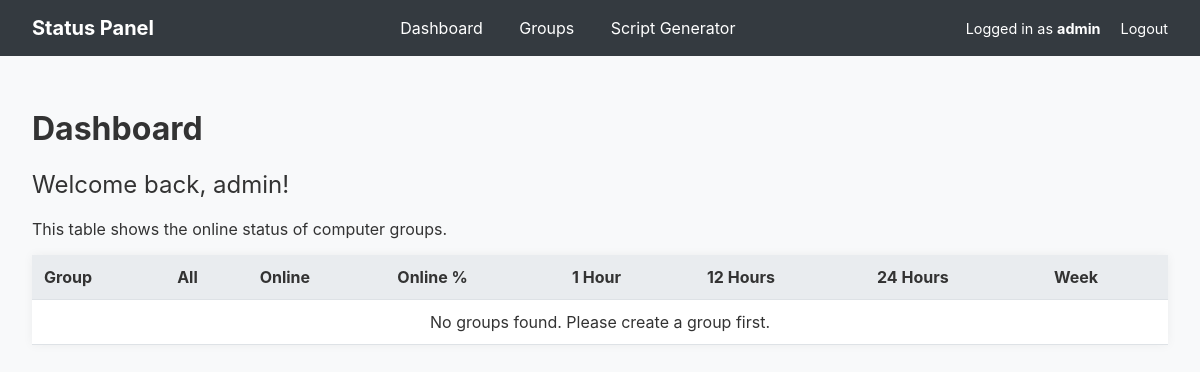
/index.php (signed in), run on an earlier commit of the app's database.
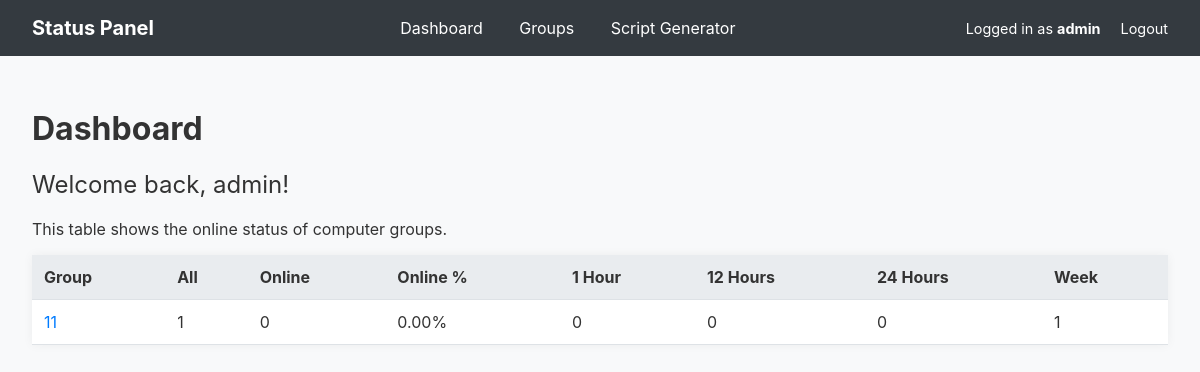
And on a later commit of the database.
### tables this page shows
CREATE TABLE groups (
        id INTEGER PRIMARY KEY AUTOINCREMENT,
        name TEXT NOT NULL UNIQUE
    );

### public/index.php (the view, shortened to what this page needs)
<?php
require_once __DIR__ . '/../app/db.php';
$statistics = [];
try {
    $sql = "
        SELECT
            g.id AS group_id,
            g.name AS group_name,
            COUNT(DISTINCT c.id) AS all_computers,
            COUNT(DISTINCT CASE WHEN ch.checkin_time >= DATETIME('now', '-2 minutes') THEN c.id END) AS online_now,
            COUNT(DISTINCT CASE WHEN ch.checkin_time >= DATETIME('now', '-1 hour') THEN c.id END) AS online_1_hour,
            COUNT(DISTINCT CASE WHEN ch.checkin_time >= DATETIME('now', '-12 hours') THEN c.id END) AS online_12_hours,
            COUNT(DISTINCT CASE WHEN ch.checkin_time >= DATETIME('now', '-24 hours') THEN c.id END) AS online_24_hours,
            COUNT(DISTINCT CASE WHEN ch.checkin_time >= DATETIME('now', '-7 days') THEN c.id END) AS online_7_days
        FROM
            groups g
        LEFT JOIN
            computers c ON g.id = c.group_id
        LEFT JOIN
            checkins ch ON c.id = ch.computer_id
        GROUP BY
            g.id, g.name
        ORDER BY
            g.name;
    ";
    $stmt = $pdo->query($sql);
    $statistics = $stmt->fetchAll(PDO::FETCH_ASSOC);
} catch (PDOException $e) {
    die("Error fetching statistics: " . $e->getMessage());
}
require_once __DIR__ . '/../app/partials/header.php';
?>
<h1>Dashboard</h1>
<h2 style="font-weight: normal;">Welcome back, <?php echo htmlspecialchars($_SESSION['username']); ?>!</h2>
<p>This table shows the online status of computer groups.</p>
<table>
    <thead>
        <tr>
            <th>Group</th>
            <th>All</th>
            <th>Online</th>
            <th>Online %</th>
            <th>1 Hour</th>
            <th>12 Hours</th>
            <th>24 Hours</th>
            <th>Week</th>
        </tr>
    </thead>
    <tbody>
        <?php if (empty($statistics)): ?>
            <tr>
                <td colspan="8" style="text-align: center;">No groups found. Please create a group first.</td>
            </tr>
        <?php else: ?>
            <?php foreach ($statistics as $group): ?>
                <tr>
                    <td>
                        <a href="view_group.php?id=<?php echo htmlspecialchars($group['group_id']); ?>">
                            <?php echo htmlspecialchars($group['group_name']); ?>
                        </a>
                    </td>
                    <td><?php echo htmlspecialchars($group['all_computers']); ?></td>
                    <td><?php echo htmlspecialchars($group['online_now']); ?></td>
                    <td>
                        <?php
                        if ($group['all_computers'] > 0) {
                            $online_percentage = ($group['online_now'] / $group['all_computers']) * 100;
                            echo number_format($online_percentage, 2) . '%';
                        } else {
                            echo '0.00%';
                        }
                        ?>
                    </td>
                    <td><?php echo htmlspecialchars($group['online_1_hour']); ?></td>
                    <td><?php echo htmlspecialchars($group['online_12_hours']); ?></td>
                    <td><?php echo htmlspecialchars($group['online_24_hours']); ?></td>
                    <td><?php echo htmlspecialchars($group['online_7_days']); ?></td>
                </tr>
            <?php endforeach; ?>
        <?php endif; ?>
    </tbody>
</table>
<?php
require_once __DIR__ . '/../app/partials/footer.php';
?>

### app/partials/header.php (shortened to what this page needs)
<!DOCTYPE html>
<html lang="en">
<head>
</head>
<body>
<div class="navbar">
    <div class="logo">
        <a href="index.php">Status Panel</a>
    </div>
    <nav>
        <a href="index.php">Dashboard</a>
        <a href="groups.php">Groups</a>
        <a href="generator.php">Script Generator</a>
    </nav>
    <div class="user-info">
        Logged in as <strong><?php echo htmlspecialchars($_SESSION['username']); ?></strong>
        <a href="logout.php">Logout</a>
    </div>
</div>
<div class="container">

### app/partials/footer.php (shortened to what this page needs)
</div>
</body>
</html>

### app/partials/header.php (style rules this page uses)
body { font-family: -apple-system, BlinkMacSystemFont, "Segoe UI", Roboto, "Helvetica Neue", Arial, sans-serif; margin: 0; background-color: #f8f9fa; color: #333; }
.navbar { background-color: #343a40; padding: 1rem; color: white; display: flex; justify-content: space-between; align-items: center; }
.navbar a { color: white; text-decoration: none; padding: 0.5rem 1rem; }
.navbar .logo { font-size: 1.25rem; font-weight: bold; }
.navbar .user-info { font-size: 0.9rem; }
.container { padding: 2rem; }
table { width: 100%; border-collapse: collapse; margin-top: 1rem; background-color: white; box-shadow: 0 0 10px rgba(0,0,0,0.05); }
th, td { padding: 0.75rem; text-align: left; border-bottom: 1px solid #dee2e6; }
th { background-color: #e9ecef; }
a { color: #007bff; text-decoration: none; }

What changed in the data, as far as the page shows it:
added groups: name "11", all_computers "1", online_now "0", online_percentage "0.00", online_1_hour "0", online_12_hours "0", online_24_hours "0", online_7_days "1"
Also different on the page:
text no longer shown: "No groups found. Please create a group first."
